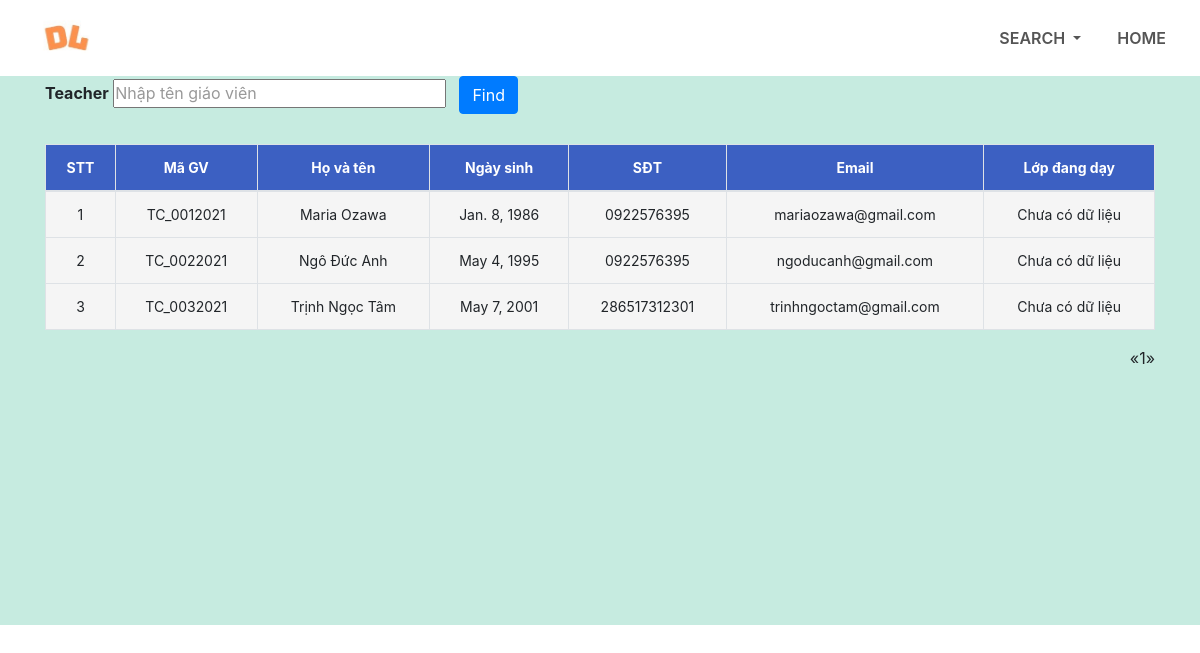
Page /search/search_teacher on the committed database.
### home/models.py (models this page shows, shortened)
class Teachers(models.Model):
    user = models.OneToOneField(User, on_delete=models.CASCADE)
    teacherID = models.CharField(max_length=10, primary_key=True, default=None)
    teacherName = models.CharField(max_length=200, null=True)
    teacherDOB = models.DateField(null=True, default=None)
    teacherGender = models.CharField(max_length=6, null=True)
    phoneNumber = models.CharField(max_length=200, null=True)
    teacherEmail = models.CharField(max_length=200, null=True)

### home/views.py (the view, shortened to what this page needs)
# urls.py: path('search/search_teacher', views.SearchTeacher.as_view(), name='searchTeacher'),
class SearchTeacher(View):
    def get(self, request):
        teacher_data = Teachers.objects.all().order_by("teacherName")
        data_paginator = Paginator(teacher_data, 6)
        page = request.GET.get('page', 1)
        try:
            page_data = data_paginator.page(page)
        except PageNotAnInteger:
            page_data = data_paginator.page(1)
        except EmptyPage:
            page_data = data_paginator.page(data_paginator.num_pages)
        return render(request, 'searchTeacher.html', {'teacherData': page_data})

### home/templates/searchTeacher.html (shortened to what this page needs)
{% load static %}
<!DOCTYPE html>
<html>
<head>
    <link rel="stylesheet" type = "text/css" href="{% static 'css/style.css' %}">
    <link rel="stylesheet" href="https://stackpath.bootstrapcdn.com/bootstrap/4.1.3/css/bootstrap.min.css">
    <link rel="stylesheet" href= "https://stackpath.bootstrapcdn.com/font-awesome/4.7.0/css/font-awesome.min.css">
</head>
<body>
<section id="nav-bar">
<nav class="navbar navbar-expand-lg navbar-light">
    <a class="navbar-brand" href="{% url 'home:home_page' %}"><img src="{% static 'images/logo.jpg' %}"></a>
    <div class="collapse navbar-collapse" id="navbarNav">
      <ul class="navbar-nav ml-auto">
        <li class="nav-item dropdown">
          <a class="nav-link dropdown-toggle" href="#" id="navbarDropdown" role="button" data-toggle="dropdown" aria-haspopup="true" aria-expanded="false">
            SEARCH
          </a>
        </li>
        <li class="nav-item">
          <a class="nav-link" href="{% url 'home:home_page' %}">HOME</a>
        </li>
      </ul>
    </div>
</nav>
</section>
<section id="search">
    <div class="container">
        <form action="" method="post">
            <div class="search-input">
                Teacher
                <input type="text" name="searchTeacher" id="search3" class="searching" placeholder="Nhập tên giáo viên">
                <button type="submit" name="find" class="btn btn-primary">Find</button>
            </div>
        </form>
        <table class="table table-bordered">
            <thread>
                <tr>
                    <th>STT</th>
                    <th>Mã GV</th>
                    <th>Họ và tên</th>
                    <th>Ngày sinh</th>
                    <th>SĐT</th>
                    <th>Email</th>
                    <th>Lớp đang dạy</th>
                </tr>
            </thread>
            <tbody>
                {% for data in teacherData %}
                    <tr>
                        <td> {{forloop.counter}} </td>
                        <td> {{data.teacherID}} </td>
                        <td> {{data.teacherName}} </td>
                        <td> {{data.teacherDOB}} </td>
                        <td> {{data.phoneNumber}} </td>
                        <td> {{data.teacherEmail}} </td>
                        <td> {{"Chưa có dữ liệu"}} </td>
                    </tr>
                {% endfor %}
            </tbody>
        </table>
        <nav aria-label="Page navigation example">
            <ul class="pagination pull-right">
                {% if teacherData.has_previous %}
                    <li><a href="?page={{ studentsData.previous_page_number }}">&laquo;</a></li>
                {% else %}
                    <li class="disabled"><span>&laquo;</span></li>
                {% endif %}
                {% for i in teacherData.paginator.page_range %}
                    {% if i > teacherData.number|add:"-3" %}
                        {% if i < teacherData.number|add:"3" %}
                            {% if teacherData.number == i %}
                                <li class="active"><span>{{ i }} <span class="sr-only">(current)</span></span></li>
                            {% else %}
                                <li><a href="?page={{ i }}">{{ i }}</a></li>
                            {% endif %}
                        {% endif %}
                    {% endif %}
                {% endfor %}
                {% if teacherData.has_next %}
                    <li><a href="?page={{ studentsData.next_page_number }}">&raquo;</a></li>
                {% else %}
                    <li class="disabled"><span>&raquo;</span></li>
                {% endif %}
            </ul>
        </nav>
    </div>
</section>
</body>
</html>

### home/static/css/style.css (style rules this page uses)
* { margin: 0; padding: 0; }
#nav-bar { position: sticky; top: 0; z-index: 10; }
.navbar-brand img { height: 50px; padding-left: 20px; }
.navbar-nav li { padding: 0 10px; }
.navbar-nav li a { float: right; text-align: left; }
.navbar { background: #fff; }
.nav-link { color: #555!important; font-weight: 600; font-size: 16px; }
::placeholder { color: #999; }
#search { height: 549px; background-color: rgb(198, 235, 224); }
.search-input { margin-bottom: 30px; font-weight: bold; }
.search-input input { width: 30%; }
.searching { padding: 0.5px; }
.search-input button { margin-left: 10px; }
#search table { border-collapse: collapse; width: 100%; text-align: center; }
.table td, .table th { padding: 12px 15px; border: 1.5px solid #ddd; text-align: center; font-size: 14px; }
.table th { background-color: rgb(60, 96, 194); color: white; }
.table tbody tr { background-color: #f5f5f5; }

### rows in the picture
Teachers: teacherID "TC_0012021", teacherName "Maria Ozawa", teacherDOB "Jan. 8, 1986", phoneNumber "0922576395", teacherEmail "mariaozawa@gmail.com", value "Chưa có dữ liệu"
Teachers: teacherID "TC_0022021", teacherName "Ngô Đức Anh", teacherDOB "May 4, 1995", phoneNumber "0922576395", teacherEmail "ngoducanh@gmail.com", value "Chưa có dữ liệu"
Teachers: teacherID "TC_0032021", teacherName "Trịnh Ngọc Tâm", teacherDOB "May 7, 2001", phoneNumber "286517312301", teacherEmail "trinhngoctam@gmail.com", value "Chưa có dữ liệu"

### other values in the picture
{{ i }} "1"
